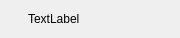
<?xml version="1.0" encoding="UTF-8"?>
<ui version="4.0">
 <class>MulitCameraListItemWidget</class>
 <widget class="QWidget" name="MulitCameraListItemWidget">
  <property name="geometry">
   <rect>
    <x>0</x>
    <y>0</y>
    <width>180</width>
    <height>38</height>
   </rect>
  </property>
  <property name="windowTitle">
   <string>MulitCameraListItemWidget</string>
  </property>
  <layout class="QHBoxLayout" name="horizontalLayout">
   <item>
    <widget class="ClickableLabel" name="label_typeIcon">
     <property name="maximumSize">
      <size>
       <width>11</width>
       <height>12</height>
      </size>
     </property>
     <property name="text">
      <string/>
     </property>
    </widget>
   </item>
   <item>
    <widget class="ClickableLabel" name="label_cameraName">
     <property name="text">
      <string>TextLabel</string>
     </property>
    </widget>
   </item>
   <item>
    <widget class="ClickableLabel" name="label_number">
     <property name="maximumSize">
      <size>
       <width>14</width>
       <height>14</height>
      </size>
     </property>
     <property name="text">
      <string/>
     </property>
    </widget>
   </item>
  </layout>
 </widget>
 <layoutdefault spacing="6" margin="11"/>
 <customwidgets>
  <customwidget>
   <class>ClickableLabel</class>
   <extends>QLabel</extends>
   <header location="global">clickablelabel.h</header>
  </customwidget>
 </customwidgets>
 <resources/>
 <connections/>
</ui>
